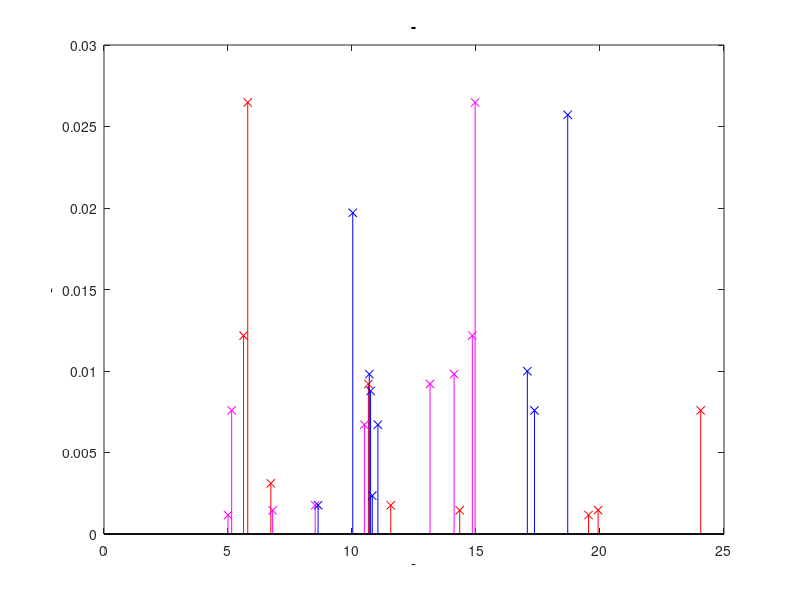

This figure's MATLAB source:
% scales2.m


s1 = [0.012172402693103532,0.026476786197763547,0.0031077985796579724,0.009207293954270458,0.0017588352728601004,0.001452772384696401,0.0011622339395010828,0.0014691518086610087,0.007582449959567614];
r1 = [5.627846922809484,5.796313977706194,6.726768925755183,10.660114211996811,11.563042856868645,14.341411191563667,19.53786932886609,19.923804170738286,24.06036201974558];

s2 = [0.0011622339395010828,0.007582449959567614,0.001452772384696401,0.0017588352728601004,0.0067043094197669646,0.009207293954270458,0.009809781286511717,0.012172402693103532,0.026476786197763547];
r2 = [4.999439751040653,5.147660838145568,6.80073378523048,8.515197429736508,10.500067346940805,13.146954384395604,14.116907096209909,14.851114604570046,14.9642771452363];

s3 = [0.0017673465647104983,0.019706198984135507,0.009809781286511717,0.00877926150608279,0.002349884786507048,0.0067043094197669646,0.009990118007331315,0.007582449959567614,0.025716264388993337];
r3 = [8.63233370763467,10.030062121839725,10.697425114634449,10.749878830625057,10.817745164867997,11.044384618471597,17.06956340718162,17.356592630477092,18.6988873592384];


hold off;
stem(r1,s1,'r-x');
hold on;
stem(r2,s2,'m-x');
stem(r3,s3,'b-x');

title('-');
ylabel('-');
xlabel('-');
